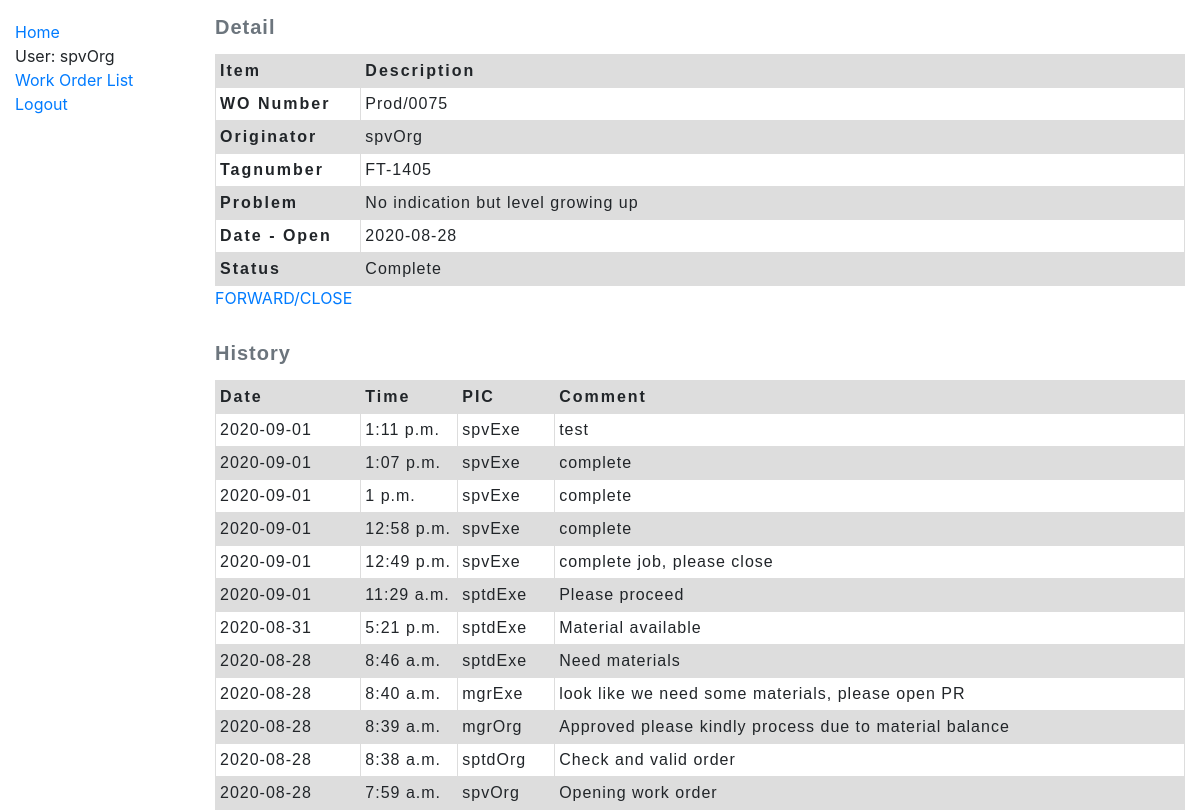
The app's page /workOrder/work_order/75 (signed in) with its own data.
### workOrder/models.py (models this page shows, shortened)
class Work_order(models.Model):
    wo_number = models.CharField(max_length=20, null=True)
    tagnumber = models.CharField(max_length=50, null=True, help_text='Enter tagnumber(eg. FT-1405)')
    problem = models.TextField(max_length=1000, null=True)
    originator = models.ForeignKey(User,
        on_delete=models.SET_NULL,
        null=True)
    dest_section = models.ForeignKey(Section,
        on_delete=models.SET_NULL,
        null=True)
    PRIORITY_STATUS = (
        ('n', 'Normal'),
        ('e', 'Emergency'),
        ('s', 'Shutdown'),
        ('o', 'Other'),
    )
    priority = models.CharField(max_length=1,
        choices=PRIORITY_STATUS,
        blank=True,
        default='n')
    date_open = models.DateField()
    date_finish = models.DateField(null=True)
    status = models.CharField(max_length=2,
        blank=True)
    current_user_id = models.IntegerField(null=True)
    executor_user_id = models.IntegerField(null=True)
    class Meta:
        ordering = ['originator','status','wo_number']

class Work_order_journal(models.Model):
    comment = models.CharField(max_length=200, null=True)
    date = models.DateField()
    time = models.TimeField()
    concern_user = models.ForeignKey(User,
        on_delete=models.SET_NULL,
        null=True)
    wO_on_process = models.ForeignKey(Work_order,
        on_delete=models.SET_NULL,
        null=True)
    ACTION_STATUS = (
        ('f', 'Forward'),
        ('r', 'Return'),
        ('o', 'Other'),
    )
    action = models.CharField(max_length=1,
        blank=True,
        default='f')
    class Meta:
        ordering = ['-date', '-time']

### workOrder/views.py (the view)
# urls.py: path('work_order/<int:pk>', views.Work_orderDetailView.as_view(), name='work_order-detail'),
class Work_orderDetailView(LoginRequiredMixin, generic.DetailView):
    model = Work_order #prinsipnya dengan ini saja sdh cukup, namun kita perlu tambahan info di bawah ini
    def get_context_data(self, **kwargs):
        context = super().get_context_data(**kwargs)
        wo_current_user_id = context['object'].current_user_id
        userId = self.request.user.id
        allowAction = False
        if wo_current_user_id == userId:
            allowAction = True
        context['allowAction'] = allowAction
        context['woPK'] = context['object'].id
        context['journal_list'] = Work_order_journal.objects.filter(wO_on_process=context['object'].id)
        return context

### workOrder/templates/workOrder/work_order_detail.html (shortened to what this page needs)
{% extends "base_generic.html" %}
{% block content %}
  {% include 'woHeader.html' %}
  <p>
    {% if allowAction %}
      {% if perms.workOrder.add_work_order %}
        <a href="{% url 'work_order-forward' pk=woPK %}">FORWARD/CLOSE</a>
      {% else %}
        <a href="{% url 'work_order-forward' pk=woPK %}">FORWARD/RETURN</a>
      {% endif %}
    {% endif %}
  </p>
  {% if journal_list %}
    <table class="WoHistory">
      <caption>History</caption>
      <thead>
        <tr>
          <th scope="col">Date</th>
          <th scope="col">Time</th>
          <th scope="col">PIC</th>
          <th scope="col">Comment</th>
        </tr>
      </thead>
      <tbody>
        {% for journal in journal_list %}
          <tr>
            <td>
              {{journal.date}}
            </td>
            <td>
              {{journal.time}}
            </td>
            <td>
              {{journal.concern_user}}
            </td>
            <td>
              {{journal.comment}}
            </td>
          </tr>
        {% endfor %}
      </tbody>
    </table>
  {% else %}
    <p>There are no histories</p>
  {% endif %}
{% endblock %}

### workOrder/templates/base_generic.html (shortened to what this page needs)
<!DOCTYPE html>
<html lang="en">
    <head>
        <link rel="stylesheet" href="https://stackpath.bootstrapcdn.com/bootstrap/4.1.3/css/bootstrap.min.css">
        <link rel="stylesheet" href="http://code.jquery.com/ui/1.11.0/themes/smoothness/jquery-ui.css">
        {% load static %}
        <link rel="stylesheet" href="{% static 'css/styles.css' %}">
        </head>
    <body>
    <div class="container-fluid">
        <div class="row">
            <div class="col-sm-2">
            {% block sidebar %}
                <ul class="sidebar-nav">
                    <li><a href="{% url 'home-cmms' %}">Home</a></li>
                    {% if user.is_authenticated %}
                        <li>User: {{ user.get_username }}</li>
                        <li><a href="{% url 'work_orders'%}">Work Order List</a></li>
                        <li><a href="{% url 'logout'%}?next={{request.path}}">Logout</a></li>
                    {% else %}
                        <li><a href="{% url 'login'%}?next={{request.path}}">Login</a></li>
                    {% endif %}
                </ul>
            {% endblock %}
            </div>
            <div class="col-sm-10 ">{% block content %}{% endblock %}</div>
        </div>
    </div>
    </body>
</html>

### workOrder/templates/woHeader.html (shortened to what this page needs)
{% block content %}
    <table class="WoHeader">
        <caption>Detail</caption>
        <thead>
            <tr>
                <th scope="col">Item</th>
                <th scope="col">Description</th>
            </tr>
        </thead>
        <tbody>
            <tr>
                <th scope="row">WO Number</th>
                <td>{{ work_order.wo_number }}</td>
            </tr>
            <tr>
                <th scope="row">Originator</th>
                <td>{{ work_order.originator }}</td>
            </tr>
            <tr>
                <th scope="row">Tagnumber</th>
                <td>{{ work_order.tagnumber }}</td>
            </tr>
            <tr>
                <th scope="row">Problem</th>
                <td>{{ work_order.problem }}</td>
            </tr>
            <tr>
                <th scope="row">Date - Open</th>
                <td>{{ work_order.date_open }}</td>
            </tr>
            <tr>
                <th scope="row">Status</th>
                <td id = "status"></td>
            </tr>
        </tbody>
    </table>
{% endblock %}

### workOrder/static/css/styles.css (style rules this page uses)
.sidebar-nav { margin-top: 20px; padding: 0; list-style: none; }
table { table-layout: fixed; width: 100%; border-collapse: collapse; }
caption { font-family: sans-serif; font-size: 20px; font-weight: bold; caption-side: top; text-align: left; letter-spacing: 1px; }
td, th { border: 1px solid #dddddd; text-align: left; padding: 4px; }
th { letter-spacing: 2px; }
td { letter-spacing: 1px; }
thead th { background-color: #dddddd; }
tr:nth-child(even) { background-color: #dddddd; }
table.WoHeader { font-family: arial, sans-serif; }
table.WoHeader thead th:nth-child(1) { width: 15%; }
table.WoHistory { font-family: arial, sans-serif; }
table.WoHistory thead th:nth-child(1) { width: 15%; }
table.WoHistory thead th:nth-child(2) { width: 10%; }
table.WoHistory thead th:nth-child(3) { width: 10%; }

### records on screen
Work_order: wo_number "Prod/0075", originator "spvOrg", tagnumber "FT-1405", problem "No indication but level growing up", date_open "2020-08-28"
Work_order_journal: date "2020-09-01", time "1:11 p.m.", concern_user "spvExe", comment "test"
Work_order_journal: date "2020-09-01", time "1:07 p.m.", concern_user "spvExe", comment "complete"
Work_order_journal: date "2020-09-01", time "1 p.m.", concern_user "spvExe", comment "complete"
Work_order_journal: date "2020-09-01", time "12:58 p.m.", concern_user "spvExe", comment "complete"
Work_order_journal: date "2020-09-01", time "12:49 p.m.", concern_user "spvExe", comment "complete job, please close"
Work_order_journal: date "2020-09-01", time "11:29 a.m.", concern_user "sptdExe", comment "Please proceed"
Work_order_journal: date "2020-08-31", time "5:21 p.m.", concern_user "sptdExe", comment "Material available"
Work_order_journal: date "2020-08-28", time "8:46 a.m.", concern_user "sptdExe", comment "Need materials"
Work_order_journal: date "2020-08-28", time "8:40 a.m.", concern_user "mgrExe", comment "look like we need some materials, please open PR"
Work_order_journal: date "2020-08-28", time "8:39 a.m.", concern_user "mgrOrg", comment "Approved please kindly process due to material balance"
Work_order_journal: date "2020-08-28", time "8:38 a.m.", concern_user "sptdOrg", comment "Check and valid order"
Work_order_journal: date "2020-08-28", time "7:59 a.m.", concern_user "spvOrg", comment "Opening work order"

### other values on screen
{{ user.get_username }} "spvOrg"
